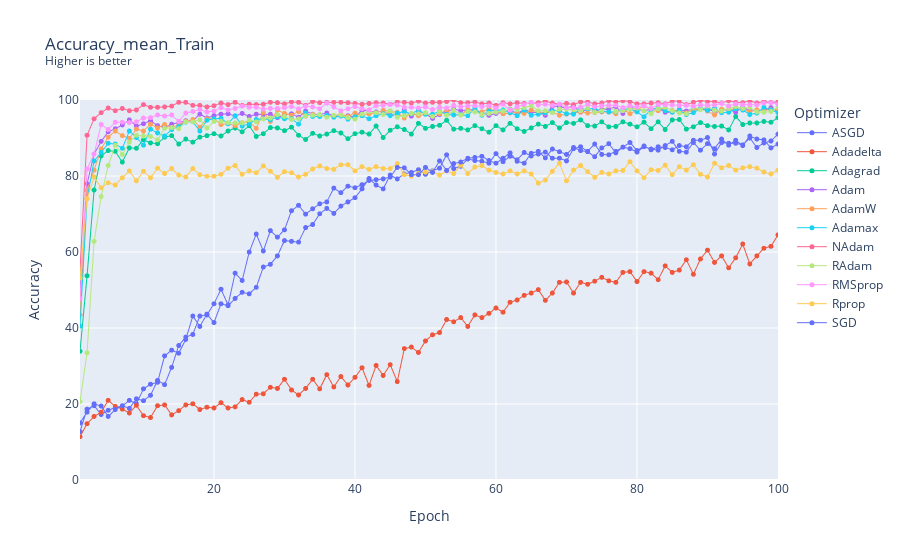

The cell this chart's notebook holds for it:
### Code cell
plot_summary(
    summaries,
    "Accuracy_mean_Train"
)
